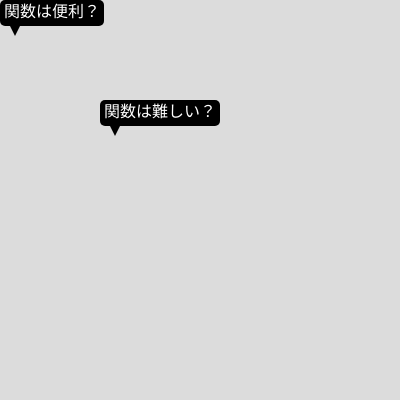
Frame 1 (no input)
Frame 60 (no input): identical to frame 1, image omitted
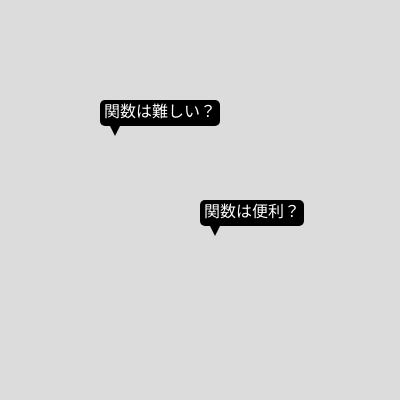
Frame 120 (the mouse pressed at the canvas centre since frame 60)

The p5.js sketch that drew these frames (run headless with seeded random() and noise() and a simulated clock; from frame 60 on, the mouse is pressed at the canvas centre):

// p5.js sketch
// ── sketch.js
// 吹き出し
function setup(){
  createCanvas(400, 400);
  textSize(16);
}

function draw(){
  background(220);
  balloon("関数は難しい？", 100, 100);
  balloon("関数は便利？", mouseX, mouseY);
}

function balloon(t, x, y){
  const w = textWidth(t); // テキストの幅
  const h = textAscent() + textDescent(); // テキストの高さ
  const p = 4; // 余白の大きさ (padding)

  push();

  // BLANK[1] 吹き出しの背景を先に描く
  fill(0);   //黒い背景
  noStroke();
  rect(x, y, w+p*2, h+p*2, 5);


  // BLANK[2] 吹き出しの三角形を描く
  triangle(x+10, y+h+p*2, x+20, y+h+p*2, x+15, y+h+p*2+10);

  // 吹き出しのテキストを次に描く
  textAlign(LEFT, CENTER);
  fill(255);
  text(t, x + p, y + h / 2 + p);
  
  pop();
}
